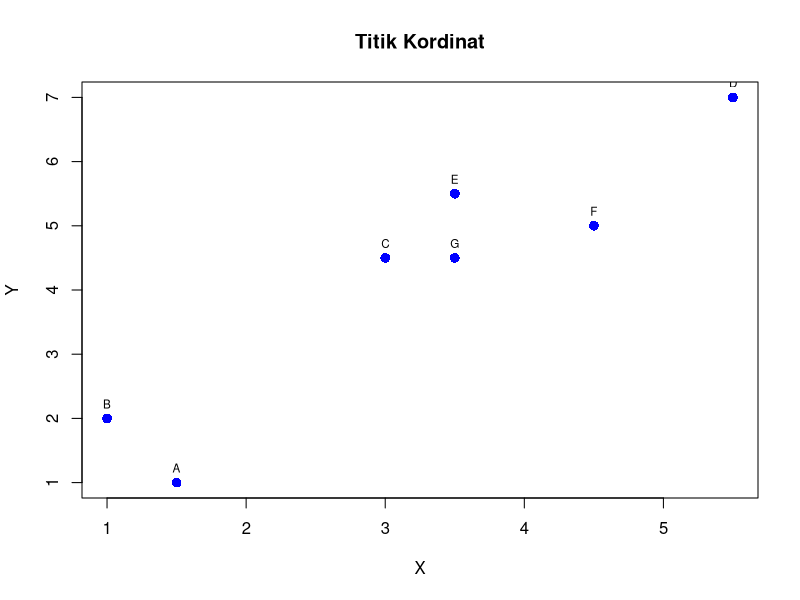

This chart was generated by the following R code:
## ---- chunk 1
x <- c(1.5,1.0,3.0,5.5,3.5,4.5,3.5)
y <- c(1.0,2.0,4.5,7.0,5.5,5.0,4.5)
titik <- c('A','B','C','D','E','F','G')
## ---- chunk 2
plot(x,y,col="blue",main="Titik Kordinat",cex=1.3,pch=16,xlab="X",ylab="Y")
text(x,y, labels=titik, cex=0.7,pos=3)
